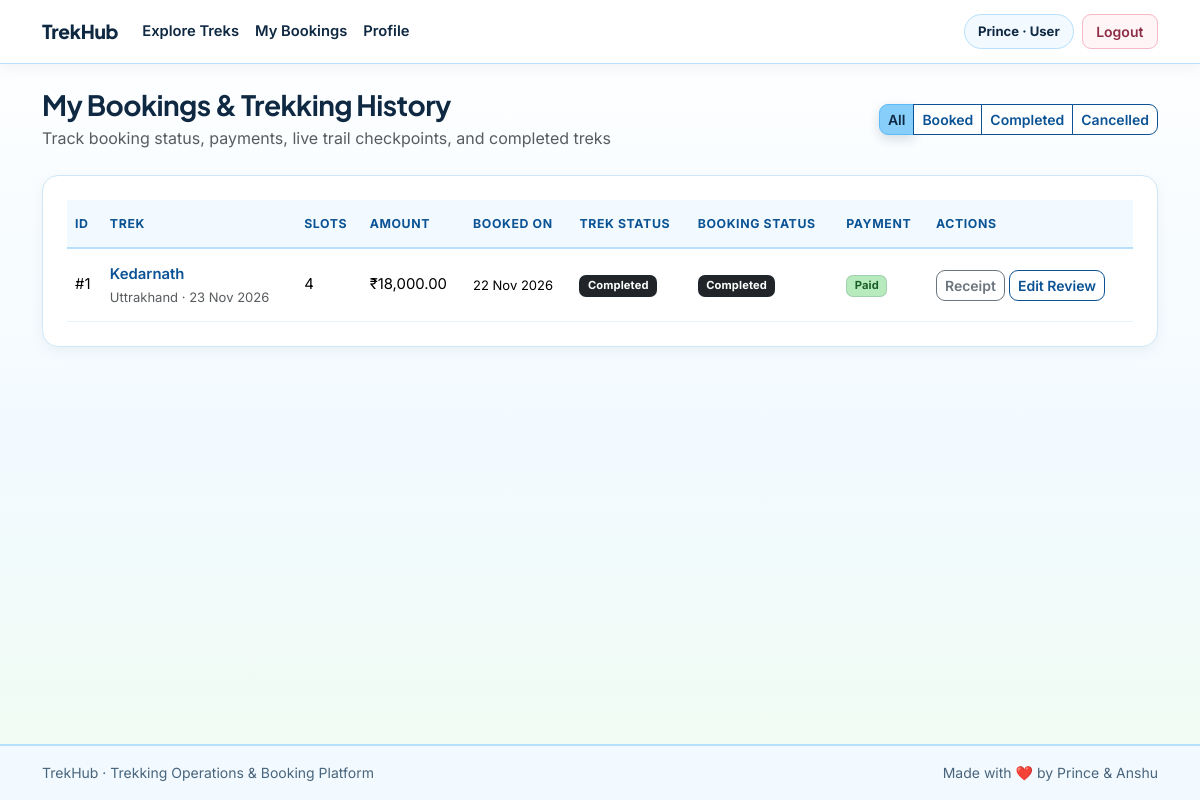
/user/bookings (signed in), run on the app's committed database.
### models/user.py (models this page shows, shortened)
class User(db.Model):
    __tablename__ = "users"
    id = db.Column(db.Integer, primary_key=True)
    name = db.Column(db.String(120), nullable=False)
    email = db.Column(db.String(150), unique=True, nullable=False, index=True)
    password_hash = db.Column(db.String(255), nullable=False)
    phone = db.Column(db.String(20), nullable=True)
    emergency_contact = db.Column(db.String(20), nullable=True)
    role = db.Column(db.String(20), nullable=False, default="user")
    experience = db.Column(db.String(200), nullable=True)
    is_approved = db.Column(db.Boolean, nullable=False, default=True)
    is_blacklisted = db.Column(db.Boolean, nullable=False, default=False)
    created_at = db.Column(db.DateTime, default=lambda: datetime.now(timezone.utc))
    assigned_treks = db.relationship("Trek", back_populates="assigned_staff", lazy=True)
    bookings = db.relationship("Booking", back_populates="user", lazy=True, cascade="all, delete-orphan")
    payments = db.relationship("Payment", back_populates="user", lazy=True, cascade="all, delete-orphan")
    reviews = db.relationship("Review", back_populates="user", lazy=True, cascade="all, delete-orphan")
    location_updates = db.relationship("LocationUpdate", back_populates="user", lazy=True, cascade="all, delete-orphan")

### models/booking.py (models this page shows, shortened)
class Booking(db.Model):
    __tablename__ = "bookings"
    id = db.Column(db.Integer, primary_key=True)
    user_id = db.Column(db.Integer, db.ForeignKey("users.id"), nullable=False)
    trek_id = db.Column(db.Integer, db.ForeignKey("treks.id"), nullable=False)
    slots_booked = db.Column(db.Integer, nullable=False, default=1)
    total_amount = db.Column(db.Float, nullable=False, default=0.0)
    booking_date = db.Column(db.DateTime, default=lambda: datetime.now(timezone.utc))
    status = db.Column(db.String(20), nullable=False, default="Booked")
    user = db.relationship("User", back_populates="bookings")
    trek = db.relationship("Trek", back_populates="bookings")
    payment = db.relationship("Payment", back_populates="booking", uselist=False, cascade="all, delete-orphan")

### models/trek.py (models this page shows, shortened)
class Trek(db.Model):
    __tablename__ = "treks"
    id = db.Column(db.Integer, primary_key=True)
    name = db.Column(db.String(150), nullable=False, index=True)
    location = db.Column(db.String(150), nullable=False, index=True)
    difficulty = db.Column(db.String(20), nullable=False, default="Moderate")
    duration_days = db.Column(db.Integer, nullable=False)
    total_slots = db.Column(db.Integer, nullable=False)
    available_slots = db.Column(db.Integer, nullable=False)
    price = db.Column(db.Float, nullable=False, default=0.0)
    assigned_staff_id = db.Column(db.Integer, db.ForeignKey("users.id"), nullable=True)
    status = db.Column(db.String(20), nullable=False, default="Pending")
    start_date = db.Column(db.Date, nullable=False)
    end_date = db.Column(db.Date, nullable=False)
    description = db.Column(db.Text, nullable=True)
    created_at = db.Column(db.DateTime, default=lambda: datetime.now(timezone.utc))
    assigned_staff = db.relationship("User", back_populates="assigned_treks")
    bookings = db.relationship("Booking", back_populates="trek", lazy=True, cascade="all, delete-orphan")
    locations = db.relationship("LocationUpdate", back_populates="trek", lazy=True, cascade="all, delete-orphan")
    reviews = db.relationship("Review", back_populates="trek", lazy=True, cascade="all, delete-orphan")

### models/payment.py (models this page shows, shortened)
class Payment(db.Model):
    __tablename__ = "payments"
    id = db.Column(db.Integer, primary_key=True)
    booking_id = db.Column(db.Integer, db.ForeignKey("bookings.id"), nullable=False, unique=True)
    user_id = db.Column(db.Integer, db.ForeignKey("users.id"), nullable=False)
    amount = db.Column(db.Float, nullable=False)
    payment_method = db.Column(db.String(30), nullable=False, default="UPI")
    transaction_id = db.Column(db.String(100), unique=True, nullable=False)
    status = db.Column(db.String(20), nullable=False, default="Pending")
    paid_at = db.Column(db.DateTime, default=lambda: datetime.now(timezone.utc))
    booking = db.relationship("Booking", back_populates="payment")
    user = db.relationship("User", back_populates="payments")

### routes/user_routes.py (the view)
@user_bp.route("/bookings", methods=["GET"])
@role_required("user")
def bookings():
    return user_controller.bookings()

### templates/user/bookings.html (shortened to what this page needs)
{% extends "base.html" %}  {% block content %}
<div
  class="d-flex flex-wrap justify-content-between align-items-center gap-2 mb-4"
>
  <div>
    <h1 class="h3 fw-bold mb-1">My Bookings &amp; Trekking History</h1>
    <p class="text-muted mb-0">
      Track booking status, payments, live trail checkpoints, and completed
      treks
    </p>
  </div>
  <div class="btn-group" role="group">
    <a
      href="{{ url_for('user.bookings') }}"
      class="btn btn-sm {{ 'btn-trek' if not status_filter else 'btn-outline-trek' }}"
      >All</a
    >
    <a
      href="{{ url_for('user.bookings', status='Booked') }}"
      class="btn btn-sm {{ 'btn-trek' if status_filter == 'Booked' else 'btn-outline-trek' }}"
      >Booked</a
    >
    <a
      href="{{ url_for('user.bookings', status='Completed') }}"
      class="btn btn-sm {{ 'btn-trek' if status_filter == 'Completed' else 'btn-outline-trek' }}"
      >Completed</a
    >
    <a
      href="{{ url_for('user.bookings', status='Cancelled') }}"
      class="btn btn-sm {{ 'btn-trek' if status_filter == 'Cancelled' else 'btn-outline-trek' }}"
      >Cancelled</a
    >
  </div>
</div>
<div class="card card-trek bg-white p-4">
  {% if bookings %}
  <div class="table-responsive">
    <table class="table table-hover align-middle table-trekhub mb-0">
      <thead>
        <tr>
          <th>ID</th>
          <th>Trek</th>
          <th>Slots</th>
          <th>Amount</th>
          <th>Booked On</th>
          <th>Trek Status</th>
          <th>Booking Status</th>
          <th>Payment</th>
          <th>Actions</th>
        </tr>
      </thead>
      <tbody>
        {% for booking in bookings %}
        <tr>
          <td>#{{ booking.id }}</td>
          <td>
            <a
              href="{{ url_for('user.trek_detail', trek_id=booking.trek.id) }}"
              class="fw-semibold text-decoration-none"
            >
              {{ booking.trek.name }}
            </a>
            <div class="small text-muted">
              {{ booking.trek.location }} &middot; {{
              booking.trek.start_date.strftime('%d %b %Y') }}
            </div>
          </td>
          <td>{{ booking.slots_booked }}</td>
          <td>{{ format_inr(booking.total_amount) }}</td>
          <td class="small">{{ booking.booking_date.strftime('%d %b %Y') }}</td>
          <td>
            <span class="badge {{ status_badge_class(booking.trek.status) }}"
              >{{ booking.trek.status }}</span
            >
          </td>
          <td>
            <span class="badge {{ status_badge_class(booking.status) }}"
              >{{ booking.status }}</span
            >
          </td>
          <td>
            {% if booking.payment %}
            <span class="badge {{ status_badge_class(booking.payment.status) }}"
              >{{ booking.payment.status }}</span
            >
            {% else %}
            <span class="badge bg-warning text-dark">Pending</span>
            {% endif %}
          </td>
          <td>
            <div class="d-flex flex-wrap gap-1">
              {% if booking.status == 'Booked' %} {% if not booking.payment or
              booking.payment.status != 'Paid' %}
              <a
                href="{{ url_for('payment.checkout', booking_id=booking.id) }}"
                class="btn btn-sm btn-trek"
                >Pay Now</a
              >
              {% else %}
              <a
                href="{{ url_for('payment.receipt', booking_id=booking.id) }}"
                class="btn btn-sm btn-outline-success"
                >Receipt</a
              >
              {% endif %}
              <a
                href="{{ url_for('location.view_location', trek_id=booking.trek.id) }}"
                class="btn btn-sm btn-outline-primary"
                >Live Map</a
              >
              {% if booking.trek.status not in ('Started', 'Completed') %}
              <form
                action="{{ url_for('user.cancel_booking', booking_id=booking.id) }}"
                method="POST"
                class="d-inline"
              >
                <button type="submit" class="btn btn-sm btn-outline-danger">
                  Cancel
                </button>
              </form>
              {% endif %} {% elif booking.status == 'Completed' %} {% if
              booking.payment %}
              <a
                href="{{ url_for('payment.receipt', booking_id=booking.id) }}"
                class="btn btn-sm btn-outline-secondary"
                >Receipt</a
              >
              {% endif %}
              <a
                href="{{ url_for('review.add_review', trek_id=booking.trek.id) }}"
                class="btn btn-sm btn-outline-trek"
              >
                {{ 'Edit Review' if booking.trek.id in reviewed_trek_ids else
                'Rate Trek' }}
              </a>
              {% elif booking.payment %}
              <a
                href="{{ url_for('payment.receipt', booking_id=booking.id) }}"
                class="btn btn-sm btn-outline-secondary"
                >Receipt</a
              >
              {% endif %}
            </div>
          </td>
        </tr>
        {% endfor %}
      </tbody>
    </table>
  </div>
  {% else %}
  <p class="text-muted mb-3">No bookings found for this filter.</p>
  <a href="{{ url_for('user.dashboard') }}" class="btn btn-trek"
    >Explore Open Treks</a
  >
  {% endif %}
</div>
{% endblock %}

### templates/base.html (shortened to what this page needs)
<!doctype html>
<html lang="en">
  <head>
    <link
      href="https://cdn.jsdelivr.net/npm/bootstrap@5.3.3/dist/css/bootstrap.min.css"
      rel="stylesheet"
    />
    <link
      rel="stylesheet"
      href="{{ url_for('static', filename='css/style.css') }}"
    />
  </head>
  <body>
    <nav class="navbar navbar-expand-lg navbar-trekhub sticky-top">
      <div class="container">
        <a
          class="navbar-brand d-flex align-items-center gap-2"
          href="{{ url_for('index') }}"
        >
          <span>TrekHub</span>
        </a>
        <div class="collapse navbar-collapse" id="trekhubNavbar">
          <ul class="navbar-nav me-auto mb-2 mb-lg-0">
            {% if current_user %} {% if current_user.role == 'admin' %}
            <li class="nav-item">
              <a class="nav-link" href="{{ url_for('admin.dashboard') }}"
                >Dashboard</a
              >
            </li>
            <li class="nav-item">
              <a class="nav-link" href="{{ url_for('admin.manage_treks') }}"
                >Treks</a
              >
            </li>
            <li class="nav-item">
              <a class="nav-link" href="{{ url_for('admin.all_bookings') }}"
                >Bookings</a
              >
            </li>
            <li class="nav-item">
              <a
                class="nav-link"
                href="{{ url_for('admin.completed_feedback') }}"
                >Feedback</a
              >
            </li>
            <li class="nav-item">
              <a class="nav-link" href="{{ url_for('admin.manage_staff') }}"
                >Staff</a
              >
            </li>
            <li class="nav-item">
              <a class="nav-link" href="{{ url_for('admin.manage_users') }}"
                >Users</a
              >
            </li>
            {% else %}
            <li class="nav-item">
              <a class="nav-link" href="{{ url_for('user.dashboard') }}"
                >Explore Treks</a
              >
            </li>
            <li class="nav-item">
              <a class="nav-link" href="{{ url_for('user.bookings') }}"
                >My Bookings</a
              >
            </li>
            <li class="nav-item">
              <a class="nav-link" href="{{ url_for('user.profile') }}"
                >Profile</a
              >
            </li>
            {% endif %} {% endif %}
          </ul>
          <div class="d-flex flex-wrap align-items-center gap-2">
            {% if current_user %}
            <span class="user-pill"
              >{{ current_user.name }} &middot; {{ current_user.role|capitalize
              }}</span
            >
            <a
              href="{{ url_for('auth.logout') }}"
              class="btn btn-sm btn-outline-light"
              >Logout</a
            >
            {% endif %}
          </div>
        </div>
      </div>
    </nav>
    <main class="container py-4">
       {% block content %}{% endblock %}
    </main>
    <footer class="footer-trekhub py-3 mt-auto">
      <div
        class="container d-flex flex-wrap justify-content-between align-items-center gap-2"
      >
        <span>TrekHub &middot; Trekking Operations &amp; Booking Platform</span>
        <span>Made with ❤️ by Prince & Anshu</span>
      </div>
    </footer>
  </body>
</html>

### data on the page
User: name "Prince", role "User"
Booking: id "1", trek.name "Kedarnath", trek.location "Uttrakhand", trek.start_date "23 Nov 2026", slots_booked "4", total_amount "₹18,000.00", booking_date "22 Nov 2026", trek.status "Completed", status "Completed", payment.status "Paid", trek "Edit Review"
